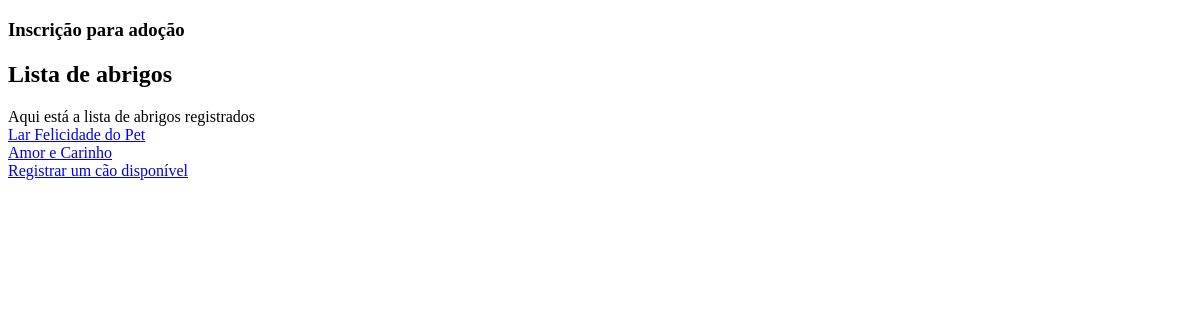
Before: / with the older database file.
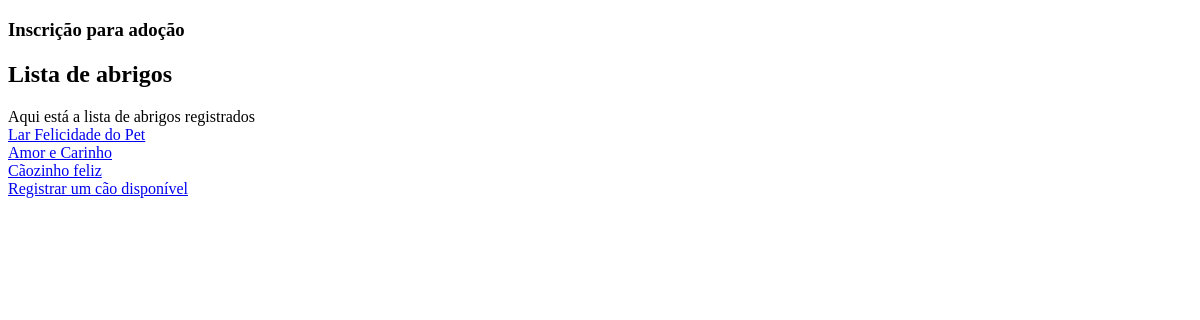
After: the same page with the newer database file.
### dog_shelters/models.py (models this page shows, shortened)
class Shelter(models.Model):
    name = models.CharField(max_length=100)
    location = models.CharField(max_length=100)

### dog_shelters/views.py (the view)
# urls.py: path('', views.shelter_list, name='shelter_list'),
def shelter_list(request):
    shelters = models.Shelter.objects.all()
    context = {'shelters': shelters}
    return render(request, 'shelter_list.html', context)

### dog_shelters/templates/shelter_list.html (shortened to what this page needs)
{% extends 'base.html' %}
{% block content %}
<h2>Lista de abrigos</h2>
<div>Aqui está a lista de abrigos registrados</div>
    {% for shelter in shelters %}
        <div>
            <a href="{% url 'shelter_detail' shelter.id %}">
                {{shelter.name}}
            </a>
        </div>
    {% endfor %}
    <div>
        <a href="{% url 'dog_register' %}">Registrar um cão disponível</a>
    </div>
{% endblock %}

### dog_shelters/templates/base.html (shortened to what this page needs)
<!DOCTYPE html>
<html lang="pt-BR">
<head>
    <link rel="stylesheet" href="">
</head>
<body>
    <article>
        <section>
            <h3>Inscrição para adoção</h3>
        </section>
        {% block content %}
        {% endblock %}
    </article>
</body>
</html>

Changed rows visible on the page:
added Shelter: name "Cãozinho feliz"
